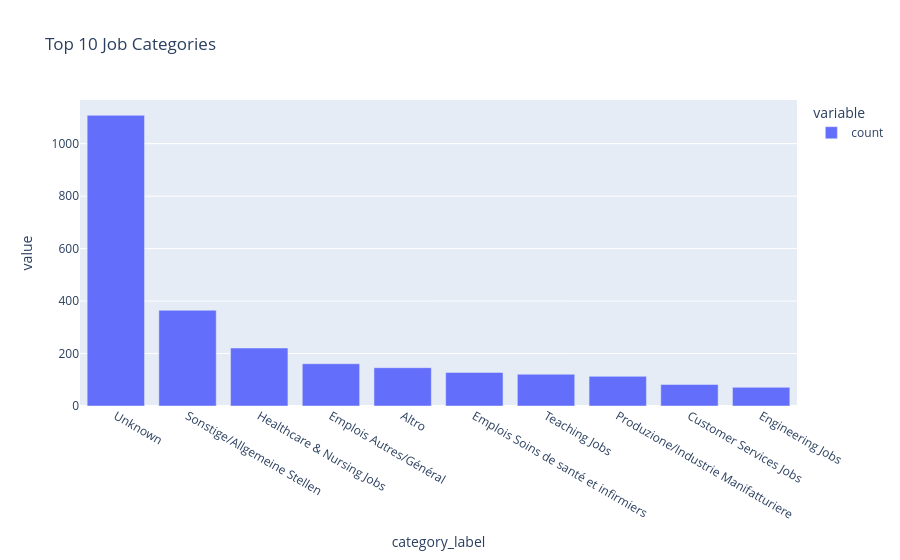

This figure's notebook cell:
### Markdown cell above
## Data Overview

The dataset contains 4,000 job postings from the UK market in 2025. Only about 38% of jobs have salary information, with mid salaries ranging widely from £1 to £3.5 million.

### Code cell
category_counts = jobs['category_label'].value_counts().head(10)
fig = px.bar(category_counts, title='Top 10 Job Categories')
fig.show()

### Figure 1 — Plotly figure (JSON) as saved in the notebook; plotly's stock layout.template omitted (floating-point values rounded to 4 significant figures)
{"data": [{"hovertemplate": "variable=count<br>category_label=%{x}<br>value=%{y}<extra></extra>", "legendgroup": "count", "marker": {"color": "#636efa", "pattern": {"shape": ""}}, "name": "count", "orientation": "v", "showlegend": true, "textposition": "auto", "type": "bar", "x": ["Unknown", "Sonstige/Allgemeine Stellen", "Healthcare & Nursing Jobs", "Emplois Autres/Général", "Altro", "Emplois Soins de santé et infirmiers", "Teaching Jobs", "Produzione/Industrie Manifatturiere", "Customer Services Jobs", "Engineering Jobs"], "xaxis": "x", "y": [1108, 365, 221, 161, 146, 128, 121, 113, 82, 71], "yaxis": "y"}], "layout": {"barmode": "relative", "legend": {"title": {"text": "variable"}, "tracegroupgap": 0}, "title": {"text": "Top 10 Job Categories"}, "xaxis": {"anchor": "y", "domain": [0, 1], "title": {"text": "category_label"}}, "yaxis": {"anchor": "x", "domain": [0, 1], "title": {"text": "value"}}}}
